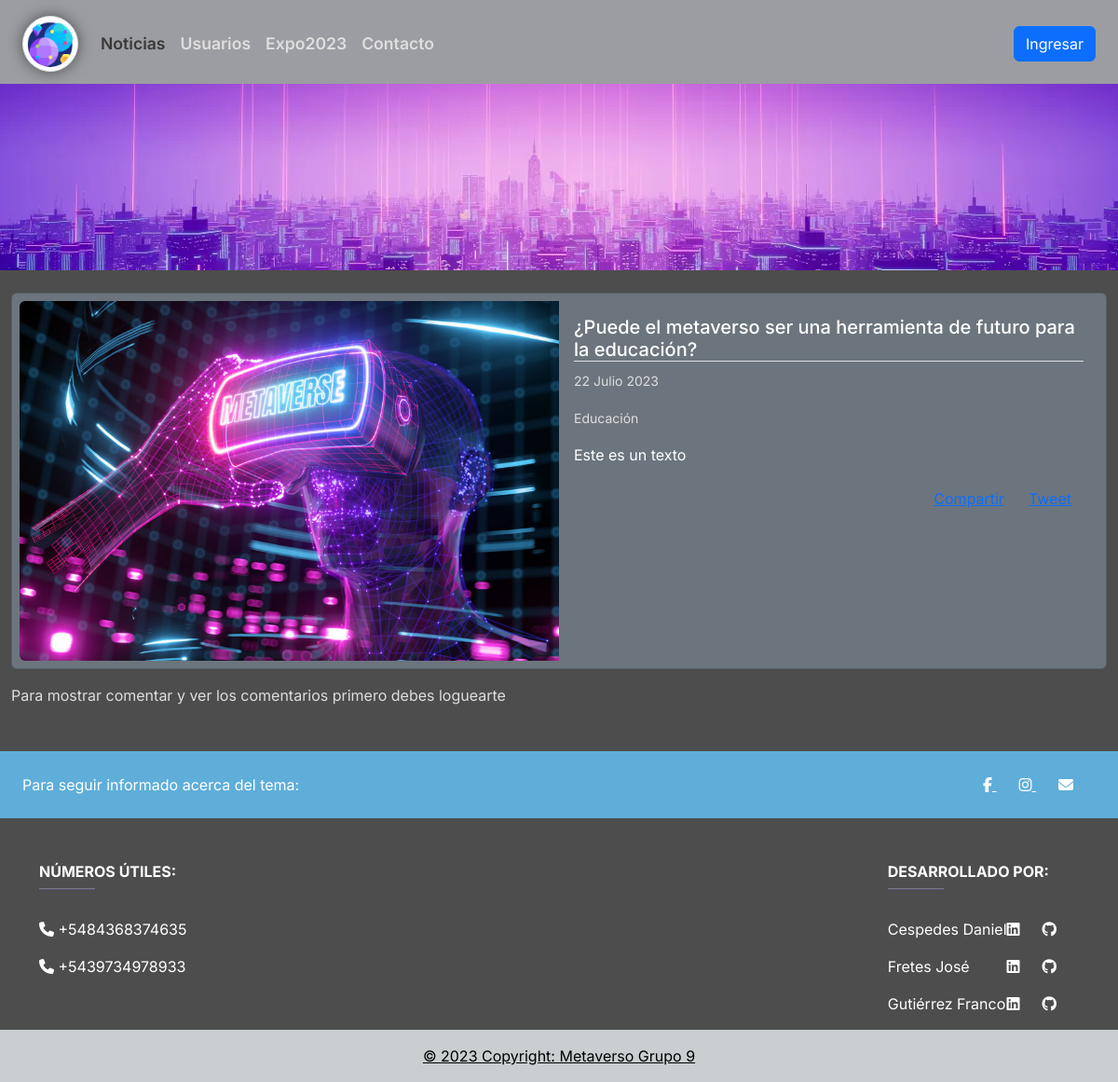
Screenshot of /mostrar_post/1 with the database file from the repository.
### apps/blog/models.py (models this page shows, shortened)
class Post(models.Model):
    id = models.AutoField(primary_key=True)
    titulo = models.CharField(max_length=100, blank=False, null=False)
    resumen = models.CharField(max_length=200, blank=False, null=False)
    texto = models.TextField(max_length=500, blank=False, null=False)
    imagen = models.ImageField(upload_to='post', null=True)
    categoria = models.ForeignKey(Categoria, on_delete=models.CASCADE)
    publicado = models.BooleanField(default=True)
    fecha_creacion = models.DateField(auto_now_add=True)
    usuario = models.ForeignKey(User, on_delete=models.CASCADE)
    class Meta:
        verbose_name_plural = 'Posteos'

class Categoria(models.Model):
    id = models.AutoField(primary_key=True)
    nombre = models.CharField(max_length=40, blank=False, null=False)
    activado = models.BooleanField(default=True)
    fecha_creacion = models.DateField(auto_now_add=True)
    class Meta:
        verbose_name_plural = 'Categorias'

### apps/blog/views.py (the view)
# urls.py: path('mostrar_post/<int:pk>', views.mostrarPost, name='mostrar_post'),
def mostrarPost(request, pk):
    post = get_object_or_404(Post, pk=pk)
    context ={'post':post}
    return render(request, 'post/mostrar_post.html', context)

### templates/post/mostrar_post.html (shortened to what this page needs)
{% extends 'base.html' %}
{% load static %}
{% load social_share %}
{% block blog %} active {% endblock %}
{% block content %}
{% if post %}
    <div class="card text-bg-secondary mb-3" >
        <div class="row g-0">
            <div class="col-md-6">
                <img src="{{post.imagen.url}}" class="img-fluid rounded-start" alt="imagen-post">
            </div>
            <div class="col-md-6">
                <div class="card-body">
                    <h5 class="card-title">{{post.titulo}}</h5>
                    <p class="card-text"><small class="text-muted-custom">{{post.fecha_creacion}}</small></p>
                    <p class="card-text"><small class="text-muted-custom">{{post.categoria.nombre}}</small></p>
                    <p class="card-text">{{post.texto}}</p>
                    <div class="d-flex justify-content-end align-items-start">
                      <button type="button" class="btn fb-share-button" data-href="http://info2022.pythonanywhere.com/mostrar_post/{{post.id}}" data-layout="button_count" data-size="large"><a target="_blank" href="https://www.facebook.com/sharer/sharer.php?u=http%3A%2F%2Finfo2022.pythonanywhere.com%2Fmostrar_post%2F{{post.id}}&amp;src=sdkpreparse" class="fb-xfbml-parse-ignore">Compartir</a></button>
                      <button type="button" class="btn"><a href="https://twitter.com/share?ref_src=twsrc%5Etfw" class="twitter-share-button" data-size="large" data-lang="es" data-show-count="false"></a></button>
                    </div>
                </div>
            </div>
        </div>
    </div>
    {% if user.is_authenticated %}
    <div id="disqus_thread"></div>
    <script>
    /**
     *  RECOMMENDED CONFIGURATION VARIABLES: EDIT AND UNCOMMENT THE SECTION BELOW TO INSERT DYNAMIC VALUES FROM YOUR PLATFORM OR CMS.
     *  LEARN WHY DEFINING THESE VARIABLES IS IMPORTANT: https://disqus.com/admin/universalcode/#configuration-variables    /
    /
    var disqus_config = function () {
    this.page.url = PAGE_URL;  // Replace PAGE_URL with your page's canonical URL variable
    this.page.identifier = PAGE_IDENTIFIER; // Replace PAGE_IDENTIFIER with your page's unique identifier variable
    };
    */
    (function () {
        var d = document,
        s = d.createElement("script");
        s.src = "https://metaverso9.disqus.com/embed.js";
        s.setAttribute("data-timestamp", +new Date());
        (d.head || d.body).appendChild(s);
    })();
    </script>
    <noscript>Please enable JavaScript to view the
    <a href="https://disqus.com/?ref_noscript">comments powered by Disqus.</a>
    </noscript>
    {% else %}
      <p>Para mostrar comentar y ver los comentarios primero debes loguearte</p>
    {% endif %}
{% else %}
  <h1>Error al cargar el post</h1>
{% endif %}
{% endblock content %}

### static/styles/style.css (style rules this page uses)
:root { --bg-navbar:#9C9DA2; --bg-page:#4D4D4D; --bg-card:#656565; --bg-input:#9C9DA2; --border-button:#4b4b4b; --bg-button:#4c4c4d; --font-color:#dedede; --font-color-hover:#2b2b2b; --font-color-active:#3a3939; --boton-twitter:#00ACEE; --color-notificacion:#0d0d0d; --bg-evento: rgb(43, 182, 232); --bg-evento-gradiente: linear-gradient(90deg, rgb(83, 214, 240) 0%, rgb(97, 216, 216) 100%); --acento-footer:#5eaed9; --bg-base-footer:#c9cfd0; }
html { height: 100%; }
body { background: var(--bg-page); font-family: 'Inter', sans-serif; color:var(--font-color); min-height: 100vh; }
.card { background-color: var(--bg-card); margin: 24px auto; padding: 8px; border-radius: 0.375rem; }
.text-muted-custom { --bs-text-opacity: 1; color:var(--font-color); }
.card-title { border-bottom: 1px var(--font-color) solid; }

### rows the page displays
Post: imagen (picture), titulo "¿Puede el metaverso ser una herramienta de futuro para la educación?", fecha_creacion "22 Julio 2023", categoria.nombre "Educación", texto "Este es un texto"
